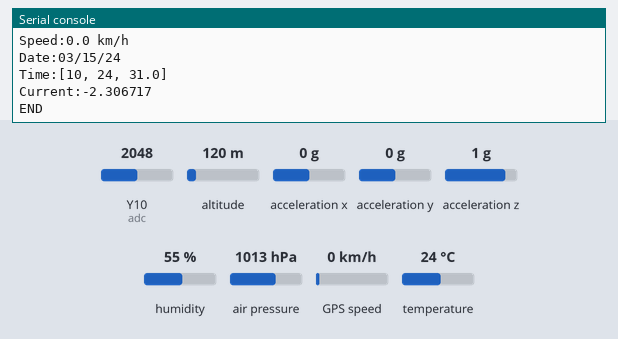
Simulated run of this program. Board: pyboard running MicroPython. Shown: the last lines printed to the serial console. The inputs (shaded band) are chosen by the test bench; at power-on: acceleration x 0 g, Y10 (adc) = 2048, acceleration y 0 g, acceleration z 1 g, altitude 120 m, humidity 55 %, air pressure 1013 hPa, GPS speed 0 km/h, temperature 24 °C (analog values on the 0–4095 scale). Files the program writes start out absent; the GPS gets a fix after 3 s at 37.7749, -122.4194 with 8 satellites; library files of the repository ran but are not shown: imu.py, bme280.py, MicropyGPS.py.

Above: at 1.4 s.
1.5 s: acceleration x set to -1.4 g
At 1.57 s:
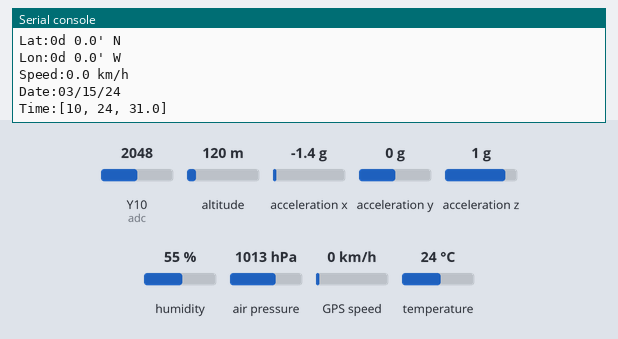
3.0 s: Y10 (adc) set to 122
At 3.39 s:
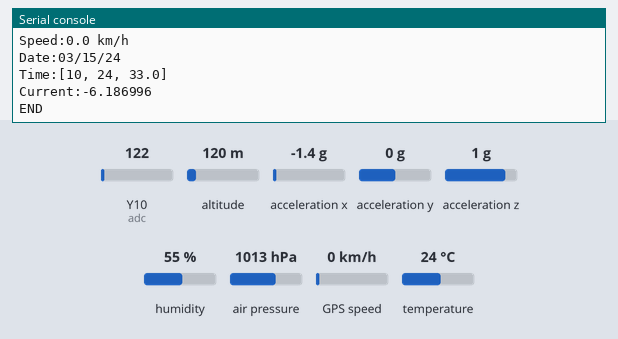
4.5 s: acceleration y set to -1.4 g
At 4.78 s:
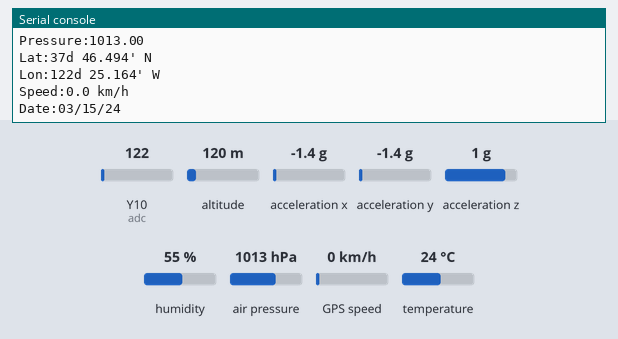
6.0 s: acceleration z set to -1.4 g
At 6.62 s:
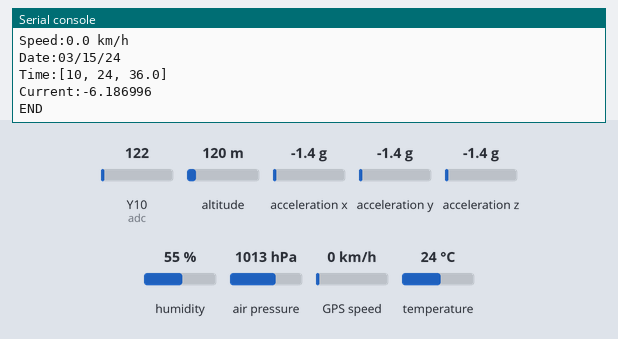
7.5 s: Y10 (adc) set to 1228
At 8.47 s:
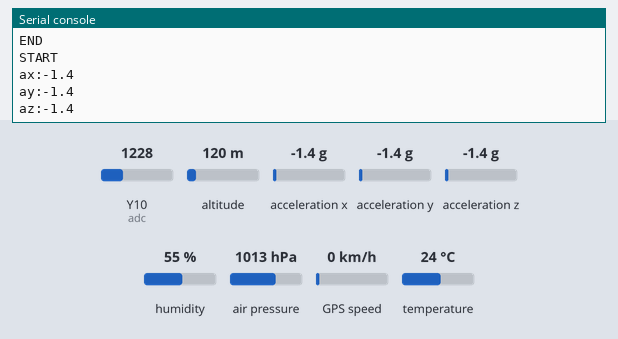
Timing chart, 0 to 10.0 s (numbered marks = the images above; inputs shaded):
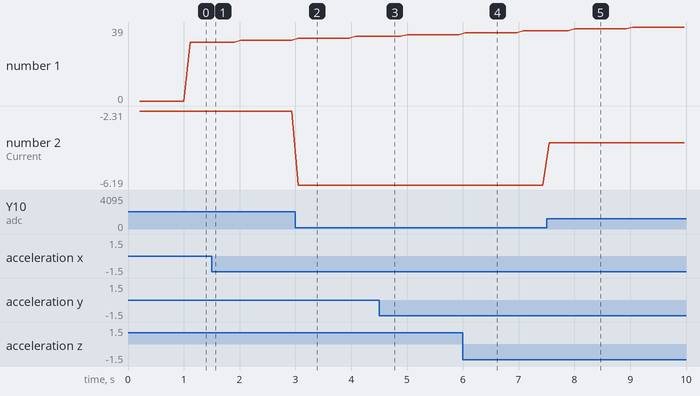

Measured:
- after the input at 1.5 s, the serial console: prints a new line after 0.07 s (image 1)
- after the input at 3.0 s, the serial console: prints a new line after 0.05 s (image 2)
- after the input at 4.5 s, the serial console: prints a new line after 0.05 s (image 3)
- after the input at 6.0 s, the serial console: prints a new line at once (image 4)
- after the input at 7.5 s, the serial console: prints a new line after 0.05 s (image 5)
- plotted number 2: -2.31 → -6.19 after the input at 3.0 s, -6.19 → -3.96 after the input at 7.5 s

The program:

main.py
```python
# import libraries
from imu import MPU6050
from time import sleep
from time import ticks_ms
from machine import Pin, I2C,SPI, ADC, UART
import bme280 #BME280 altitude
import ustruct as struct
import utime
from nrf24l01 import NRF24L01 #wireless radio
import uos # for sd card -- added by Jose on 06/05/2023
import sdcard # for sd card -- added by Jose on 06/05/2023
import MicropyGPS

# I2C hardware setup
i2c = I2C(0, sda=Pin(0), scl=Pin(1), freq=400000)
imu = MPU6050(i2c)


bme = bme280.BME280(i2c=i2c)          #BME280 object created

# pin definition for SD card:
myPins = myPins = {"spi": 0, "miso": 7, "mosi": 4, "sck": 6, "csn": 15, "ce": 14}

# sd card chip select
sd_cs = machine.Pin(13, machine.Pin.OUT)

# Intialize SPI peripheral (start with 1 MHz)
sd_spi = machine.SPI(1,
                  baudrate=1000000,
                  polarity=0,
                  phase=0,
                  bits=8,
                  firstbit=machine.SPI.MSB,
                  sck=machine.Pin(10),
                  mosi=machine.Pin(11),
                  miso=machine.Pin(12))

# Initialize SD card
sd = sdcard.SDCard(sd_spi, sd_cs)

# Mount filesystem
vfs = uos.VfsFat(sd)
uos.mount(vfs, "/sd")

# Wireless Transmitter/Receiver Addresses (little endian)
pipes = (b"\xe1\xf0\xf0\xf0\xf0", b"\xd2\xf0\xf0\xf0\xf0")

csn = Pin(myPins["csn"], mode=Pin.OUT, value=1)
ce = Pin(myPins["ce"], mode=Pin.OUT, value=0)
# nrf = NRF24L01(SPI(0, 10_000_000, sck=Pin(6), mosi=Pin(7), miso=Pin(4)), csn, ce, payload_size=16)
#
# nrf.open_tx_pipe(pipes[0])
# nrf.open_rx_pipe(1, pipes[1])
# nrf.start_listening()
# nrf.stop_listening()

# current sensor
# Configure ADC
adc = ADC(Pin(27))

# Set calibration value (adjust as per your sensor)
calibration_value = 51100

# GPS
uart1 = UART(1, baudrate=9600, tx=Pin(8), rx=Pin(9))
myGPS=MicropyGPS.MicropyGPS()
measurements=[]

while True:

    #imu
    ax=round(imu.accel.x,2)
    measurements.append(["ax:", ax])

    ay=round(imu.accel.y,2)
    measurements.append(["ay:", ay])

    az=round(imu.accel.z,2)
    measurements.append(["az:", az])

    tem=round(imu.temperature,2)
    measurements.append(["Temp(C):", tem])

    #bmu
    press=bme.values
    measurements.append(["Pressure:", press])

    #GPS
    data=str(uart1.readline())
    if len(data)>0:
        for x in data:
            myGPS.update(x)

        measurements.append(["Lat:", myGPS.latitude_string()])
        measurements.append(["Lon:", myGPS.longitude_string()])
        measurements.append(["Speed:", myGPS.speed_string()])
        measurements.append(["Date:", myGPS.date_string('s_mdy')])
        measurements.append(["Time:", myGPS.timestamp])


    # Current sensor
    # Read raw ADC value
    raw_value = adc.read_u16()

    # Convert raw value to current (in milliamperes)
    current = ((raw_value - calibration_value) / 2**16)*3.3/0.4
    measurements.append(["Current:", current])


    #read battery voltage


    # Send Start indicator
    print("START")
    start=ticks_ms()

    for measurement in measurements:

        measurement_desc=str(measurement[0])+str(measurement[1])
        print(measurement_desc)
        len_str=str(len(measurement_desc))+'s'

#         try:
#             nrf.send(struct.pack(len_str, measurement_desc)) # sending the message
#             utime.sleep_ms(15)
#         except OSError:
#             pass

    # Send Start indicator
    print("END")


    #write data to SD card
    with open("/sd/test01.txt", "a") as file:
        for measurement in measurements:
            file.write(str(measurement[0])+str(measurement[1]))
            file.write("\r\n")


    #clear the current measurements list
    measurements=[]

    # Wait before sending the next message
    utime.sleep_ms(100)
```
